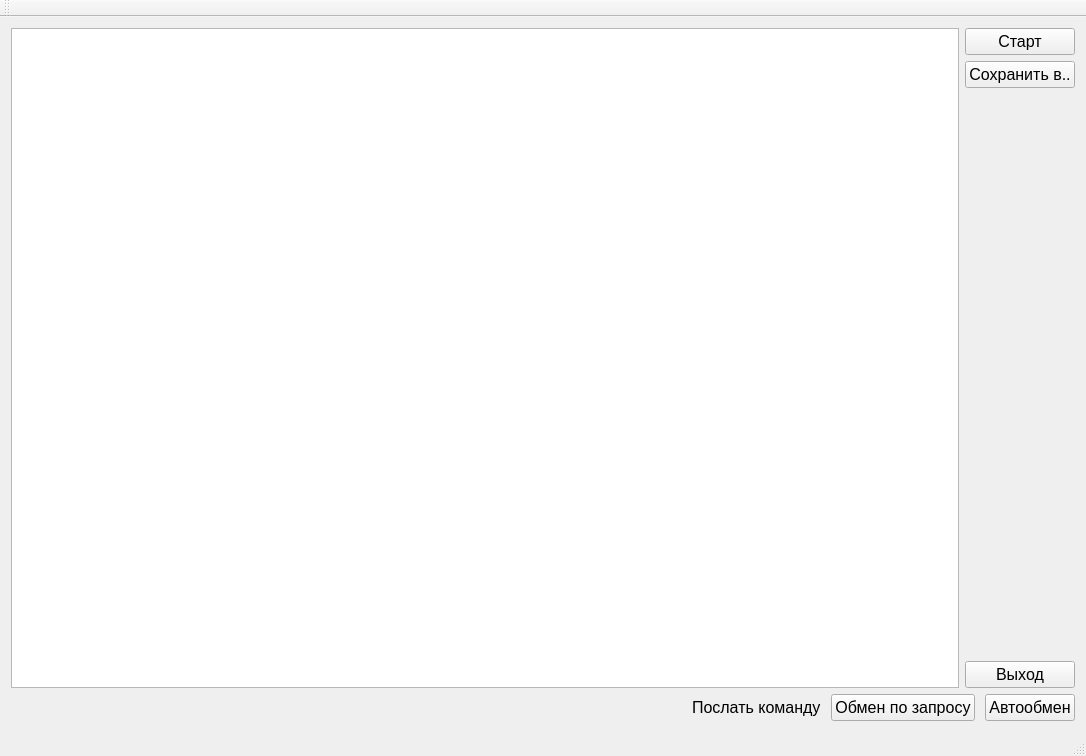
<?xml version="1.0" encoding="UTF-8"?>
<ui version="4.0">
 <class>MainWindow</class>
 <widget class="QMainWindow" name="MainWindow">
  <property name="geometry">
   <rect>
    <x>0</x>
    <y>0</y>
    <width>1086</width>
    <height>756</height>
   </rect>
  </property>
  <property name="font">
   <font>
    <pointsize>12</pointsize>
   </font>
  </property>
  <property name="windowTitle">
   <string>Прибор с протоколом МТК2</string>
  </property>
  <widget class="QWidget" name="centralWidget">
   <layout class="QVBoxLayout" name="verticalLayout_2">
    <item>
     <layout class="QHBoxLayout" name="horizontalLayout_2">
      <item>
       <widget class="QTextEdit" name="textEdit">
        <property name="minimumSize">
         <size>
          <width>600</width>
          <height>300</height>
         </size>
        </property>
       </widget>
      </item>
      <item>
       <layout class="QVBoxLayout" name="verticalLayout">
        <item>
         <widget class="QPushButton" name="pushButton_2">
          <property name="font">
           <font>
            <pointsize>12</pointsize>
           </font>
          </property>
          <property name="text">
           <string>Старт</string>
          </property>
          <property name="checkable">
           <bool>true</bool>
          </property>
         </widget>
        </item>
        <item>
         <widget class="QPushButton" name="pushButton_3">
          <property name="font">
           <font>
            <pointsize>12</pointsize>
           </font>
          </property>
          <property name="text">
           <string>Сохранить в..</string>
          </property>
         </widget>
        </item>
        <item>
         <spacer name="verticalSpacer">
          <property name="orientation">
           <enum>Qt::Vertical</enum>
          </property>
          <property name="sizeHint" stdset="0">
           <size>
            <width>20</width>
            <height>40</height>
           </size>
          </property>
         </spacer>
        </item>
        <item>
         <widget class="QPushButton" name="pushButton">
          <property name="font">
           <font>
            <pointsize>12</pointsize>
           </font>
          </property>
          <property name="text">
           <string>Выход</string>
          </property>
         </widget>
        </item>
       </layout>
      </item>
     </layout>
    </item>
    <item>
     <layout class="QHBoxLayout" name="horizontalLayout">
      <property name="spacing">
       <number>10</number>
      </property>
      <item>
       <spacer name="horizontalSpacer_2">
        <property name="orientation">
         <enum>Qt::Horizontal</enum>
        </property>
        <property name="sizeHint" stdset="0">
         <size>
          <width>40</width>
          <height>20</height>
         </size>
        </property>
       </spacer>
      </item>
      <item>
       <widget class="QLabel" name="label_3">
        <property name="text">
         <string>Послать команду</string>
        </property>
       </widget>
      </item>
      <item>
       <widget class="QPushButton" name="pushButton_4">
        <property name="text">
         <string>Обмен по запросу</string>
        </property>
       </widget>
      </item>
      <item>
       <widget class="QPushButton" name="pushButton_5">
        <property name="text">
         <string>Автообмен</string>
        </property>
       </widget>
      </item>
     </layout>
    </item>
   </layout>
  </widget>
  <widget class="QMenuBar" name="menuBar">
   <property name="geometry">
    <rect>
     <x>0</x>
     <y>0</y>
     <width>1086</width>
     <height>27</height>
    </rect>
   </property>
  </widget>
  <widget class="QToolBar" name="mainToolBar">
   <attribute name="toolBarArea">
    <enum>TopToolBarArea</enum>
   </attribute>
   <attribute name="toolBarBreak">
    <bool>false</bool>
   </attribute>
  </widget>
  <widget class="QStatusBar" name="statusBar"/>
 </widget>
 <layoutdefault spacing="6" margin="11"/>
 <resources/>
 <connections/>
</ui>
